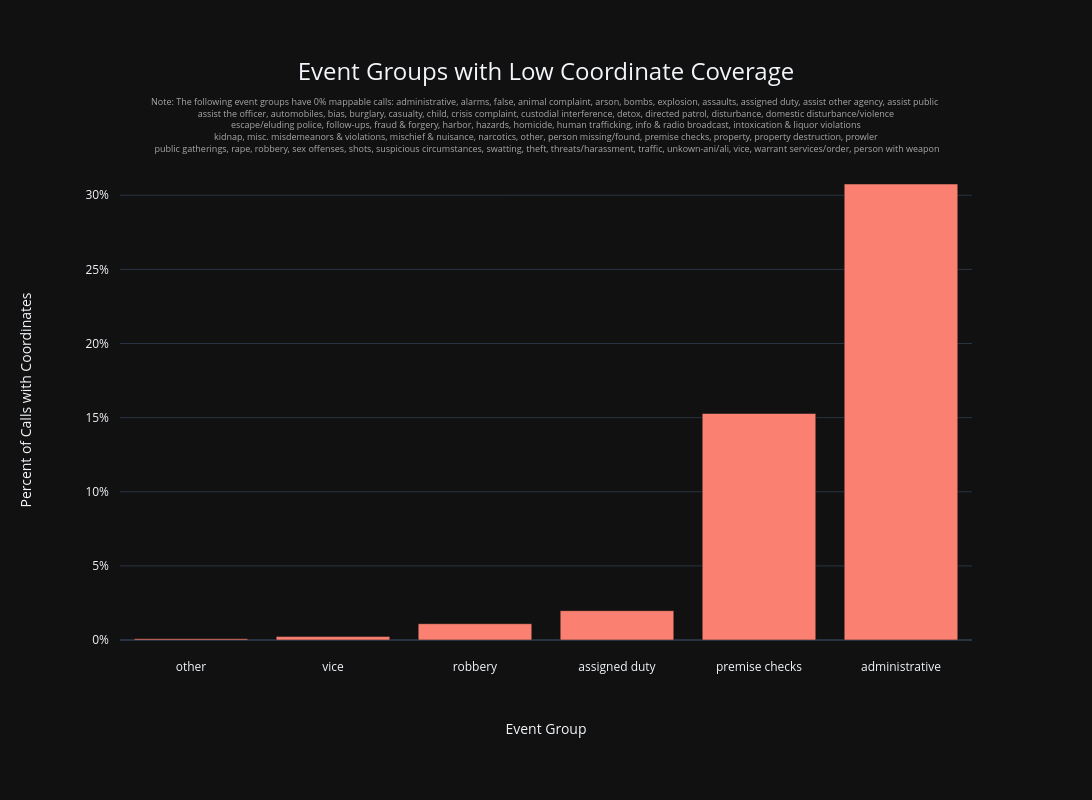

The notebook cell saved with this chart:
### Markdown cell above
### Missingness

`cad_event_arrived_time` and `dispatch_sector` have a small proportion of their values missing (0.075 and 0.012 respectively) but the coordinates recorded for each event have nearly a quarter (a proportion of 0.243) of their values missing. This may complicate the process of plotting calls/events on a map.

For the plotting of maps we may need to:

- Include a filter that excludes entries with missing coordinates
- Have a note on the percentage of events with missing coordinates in the data used for plotting
- Use entries with area names present for chloropleth maps

### Code cell
from IPython.display import HTML, display

df["has_coordinates"] = (
    df["dispatch_latitude"].notna()
    & df["dispatch_longitude"].notna()
)

coordinate_by_event_group = (
    df
    .groupby("event_group")
    .agg(
        total_calls=("cad_event_number", "size"),
        mappable_calls=("has_coordinates", "sum"),
    )
    .reset_index()
)

coordinate_by_event_group["mappable_percent"] = (
    coordinate_by_event_group["mappable_calls"]
    / coordinate_by_event_group["total_calls"]
    * 100
).round(2)

completely_unmappable = coordinate_by_event_group[coordinate_by_event_group["mappable_percent"] == 0]["event_group"].tolist()
completely_unmappable = coordinate_by_event_group["event_group"].str.replace(r'\s*\([^)]*\)', '', regex=True).tolist()
completely_unmappable[-1] = 'person with weapon'  # Correct the last entry to provide some clarity
missing_plot_df = coordinate_by_event_group[(coordinate_by_event_group["mappable_percent"] < 33) & (coordinate_by_event_group["mappable_percent"] > 0)].sort_values(
    "mappable_percent",
    ascending=True,
)

fig = px.bar(
    missing_plot_df,
    x="event_group",
    y="mappable_percent",
    title="Event Groups with Low Coordinate Coverage",
    width=1200,   
    height=800,   
)

fig.update_traces(marker_color="salmon")
fig.update_layout(title_x=0.5)

fig.update_layout(
    template="plotly_dark",
    xaxis_title="Event Group",
    yaxis_title="Percent of Calls with Coordinates",
    
    title_font=dict(size=24),
    
    margin=dict(
        l=120,    
        r=120,    
        t=160,    
        b=160,    
    ),
    
    xaxis=dict(
        title_standoff=50,  
        tickangle=0,
        ticklabelstandoff=18,
    ),
    yaxis=dict(
        title_standoff=50,   
        ticklabelstandoff=10,
        ticksuffix="%",
    ),
    annotations=[
        dict(text=f"Note: The following event groups have 0% mappable calls: {', '.join(completely_unmappable[:8])} <br> {', '.join(completely_unmappable[8:20])} <br> {', '.join(completely_unmappable[20:29])} <br> {', '.join(completely_unmappable[29:39])} <br> {', '.join(completely_unmappable[39:])}",
            xref="paper", yref="paper",
            x=.50, y=1.14,    
            showarrow=False,
            font=dict(size=9, color="darkgray"),
            xanchor="center")
        ]
)

# 4. Display the plot
fig.show()

### Figure 1 — Plotly figure (JSON) as saved in the notebook; plotly's stock layout.template omitted (floating-point values rounded to 4 significant figures)
{"data": [{"hovertemplate": "event_group=%{x}<br>mappable_percent=%{y}<extra></extra>", "legendgroup": "", "marker": {"color": "salmon", "pattern": {"shape": ""}}, "name": "", "orientation": "v", "showlegend": false, "textposition": "auto", "type": "bar", "x": ["other", "vice", "robbery", "assigned duty", "premise checks", "administrative"], "xaxis": "x", "y": [0.09, 0.23, 1.1, 1.98, 15.28, 30.76], "yaxis": "y"}], "layout": {"annotations": [{"font": {"color": "darkgray", "size": 9}, "showarrow": false, "text": "Note: The following event groups have 0% mappable calls: administrative, alarms, false, animal complaint, arson, bombs, explosion, assaults, assigned duty, assist other agency, assist public <br> assist the officer, automobiles, bias, burglary, casualty, child, crisis complaint, custodial interference, detox, directed patrol, disturbance, domestic disturbance/violence <br> escape/eluding police, follow-ups, fraud & forgery, harbor, hazards, homicide, human trafficking, info & radio broadcast, intoxication & liquor violations <br> kidnap, misc. misdemeanors & violations, mischief & nuisance, narcotics, other, person missing/found, premise checks, property, property destruction, prowler <br> public gatherings, rape, robbery, sex offenses, shots, suspicious circumstances, swatting, theft, threats/harassment, traffic, unkown-ani/ali, vice, warrant services/order, person with weapon", "x": 0.5, "xanchor": "center", "xref": "paper", "y": 1.14, "yref": "paper"}], "barmode": "relative", "height": 800, "legend": {"tracegroupgap": 0}, "margin": {"b": 160, "l": 120, "r": 120, "t": 160}, "title": {"font": {"size": 24}, "text": "Event Groups with Low Coordinate Coverage", "x": 0.5}, "width": 1200, "xaxis": {"anchor": "y", "domain": [0, 1], "tickangle": 0, "ticklabelstandoff": 18, "title": {"standoff": 50, "text": "Event Group"}}, "yaxis": {"anchor": "x", "domain": [0, 1], "ticklabelstandoff": 10, "ticksuffix": "%", "title": {"standoff": 50, "text": "Percent of Calls with Coordinates"}}}}
